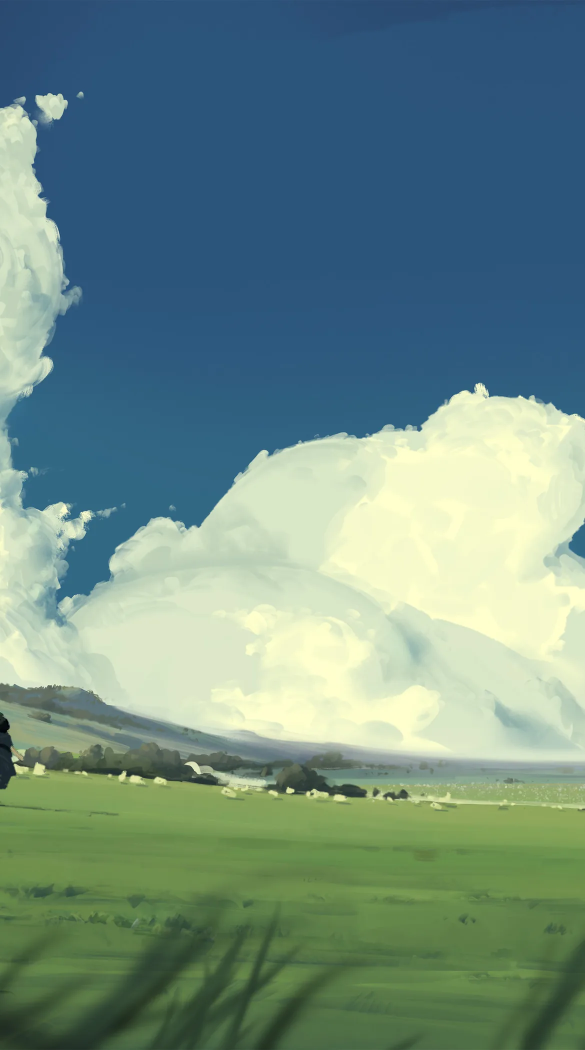
#> input picture docs/assets/images/home/backdrop-narrow.webp, 1170 x 2100 px (shown at 1/2 size); its folder holds only this picture in this run
$ python backdrop.py ../docs/assets/images/home/backdrop-narrow.webp
#> lines starting #> are read from the running program, lines starting #| are printed output that depends on the picture
"""Turn one high-resolution image into the homepage backdrop set.

    uv run poe backdrop ~/Downloads/wallhaven-xxxxxx.jpg

Writes four files into docs/assets/images/home/:

    backdrop-wide.avif    2560x1440   landscape, for the desktop hero
    backdrop-wide.webp    2560x1440   fallback for anything without AVIF
    backdrop-narrow.avif  1170x2100   a real portrait crop, not a scaled copy
    backdrop-narrow.webp  1170x2100
    backdrop-source.<ext>             the untouched original, kept for re-cropping

The source is listed under exclude_docs in mkdocs.yml, so it lives in the repo
but is never copied into the built site.

The narrow pair is art direction: a phone in portrait shows roughly a third of
the width of a 16:9 frame, so scaling the wide image down would put the subject
off-screen. --focus picks which part of the frame survives that crop, and
--zoom creates pan slack in the wide crop when the source is already 16:9.

Then uncomment the backdrop block in mkdocs.yml.
"""

from __future__ import annotations

import argparse
import shutil
import sys
from pathlib import Path

from PIL import Image

OUT_DIR = Path(__file__).resolve().parent.parent / "docs" / "assets" / "images" / "home"

# Wide covers 2x on a 1280pt-wide layout; narrow covers 3x on a 390pt phone.
WIDE = (2560, 1440)
NARROW = (1170, 2100)

# Fixed by the social plugin. 1.905:1 is wider than 16:9, so it needs its own
# crop rather than letting the plugin cut wherever it likes.
SOCIAL = (1200, 630)

# Baked in: the plugin composites a flat image, so legibility has to be in the
# pixels. One flat wash — shading per text box reads as blobs. 0.62 is the
# measured floor for AA; 0.65 leaves headroom for a different image.
SOCIAL_SCRIM_COLOUR = (13, 14, 22)
SOCIAL_SCRIM = 0.65

# AVIF at this quality is visually lossless for a backdrop sitting behind a
# dimming wash. WebP needs a little more to avoid banding in gradients.
AVIF_QUALITY = 62
WEBP_QUALITY = 82


def crop_to(
    img: Image.Image, size: tuple[int, int], focus: float, zoom: float = 1.0
) -> Image.Image:
    """Cover-crop to `size`, keeping `focus` (0..1) of the trimmed axis in frame.

    `zoom` > 1 takes a tighter window than strictly necessary, which is what
    creates slack for `focus` to pan into. Without it a source that already
    matches the output aspect has nothing to trim, so `focus` does nothing —
    which is the case for any 16:9 wallpaper feeding the 16:9 wide crop.
    """
    target = size[0] / size[1]
    source = img.width / img.height

    if source > target:
        keep_w = round(img.height * target)
        keep_h = img.height
    else:
        keep_w = img.width
        keep_h = round(img.width / target)

    keep_w = min(img.width, round(keep_w / zoom))
    keep_h = min(img.height, round(keep_h / zoom))

    left = round((img.width - keep_w) * focus)
    top = round((img.height - keep_h) * focus)
    box = (left, top, left + keep_w, top + keep_h)

    return img.resize(size, Image.LANCZOS, box=box)


def main() -> int:
    ap = argparse.ArgumentParser(description=__doc__)
    ap.add_argument("source", type=Path, help="high-resolution source image")
    ap.add_argument(
        "--narrow-source",
        type=Path,
        help="separate image for the phone crop. Cutting a 1170x2100 sliver out "
        "of a landscape frame often decapitates the subject; a purpose-made "
        "portrait wallpaper avoids that. Defaults to the main source.",
    )
    ap.add_argument(
        "--zoom",
        type=float,
        default=1.0,
        help="crop the WIDE image tighter than necessary (1.0 = no zoom). Needed "
        "for --focus to do anything when the source already matches 16:9.",
    )
    ap.add_argument(
        "--focus",
        type=float,
        default=0.5,
        help="0 = keep the left/top of the frame, 1 = keep the right/bottom "
        "(default 0.5, centred). Only affects the axis being trimmed.",
    )
    args = ap.parse_args()

    if not 0.0 <= args.focus <= 1.0:
        print("--focus must be between 0 and 1", file=sys.stderr)
        return 1

    sources = {"wide": args.source, "narrow": args.narrow_source or args.source}
    images: dict[str, Image.Image] = {}

    for name, path in sources.items():
        if not path.is_file():
            print(f"no such file: {path}", file=sys.stderr)
            return 1
        if path not in {p for p in images}:
            images[name] = Image.open(path).convert("RGB")

    for name, img in images.items():
        print(f"source ({name:>6})  {sources[name].name}  {img.width}x{img.height}")
#> this loop made 2 passes
#> name on passes 1 to 2: 'wide', 'narrow'
#| source (  wide)  backdrop-narrow.webp  1170x2100
#| source (narrow)  backdrop-narrow.webp  1170x2100

    OUT_DIR.mkdir(parents=True, exist_ok=True)

    for name, size in (("wide", WIDE), ("narrow", NARROW)):
        img = images[name]
        # Wide only: the narrow crop already discards two thirds of a
        # landscape frame, and zooming would push it under 1170px.
        zoom = args.zoom if name == "wide" else 1.0
        frame = crop_to(img, size, args.focus, zoom)
        scale = min(img.width / size[0], img.height / size[1]) / zoom
        if scale < 1.0:
            print(
                f"warning: {name} crop is upscaled ({scale:.2f}x) and will look "
                f"soft — source needs to be at least {size[0]}x{size[1]}"
                + (", and >=2100px tall for the phone crop" if name == "narrow" else ""),
                file=sys.stderr,
            )
        for ext, kwargs in (
            ("avif", {"quality": AVIF_QUALITY}),
            ("webp", {"quality": WEBP_QUALITY, "method": 6}),
        ):
            path = OUT_DIR / f"backdrop-{name}.{ext}"
            frame.save(path, **kwargs)
            kb = path.stat().st_size / 1024
            print(f"  {path.relative_to(OUT_DIR.parents[3])}  {size[0]}x{size[1]}  {kb:.0f} KB")
#> this loop made 1 pass
#> pass 1, in main, `frame = crop_to(img, size, args.focus, zoom)`:
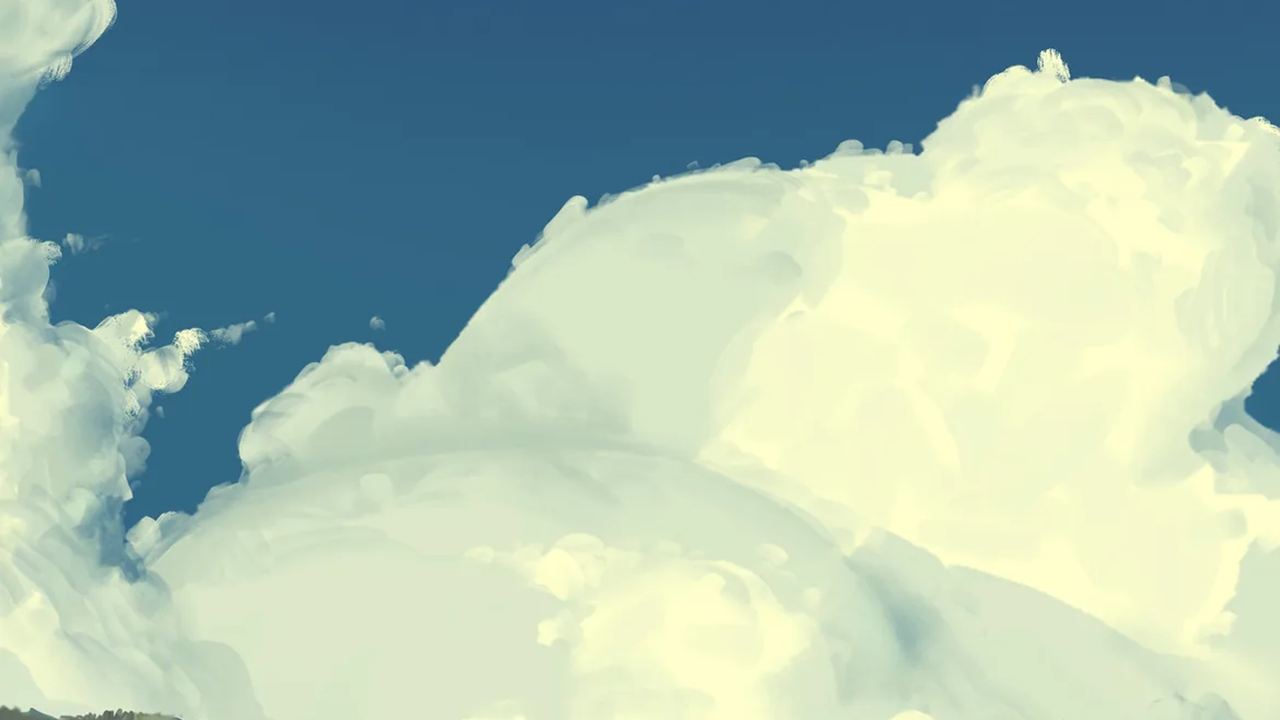
#> frame: PIL image 2560x1440 RGB (shown at 1/2 size); mean R, G, B 168.3, 191.5, 176.6
#> img is the input picture: PIL image 1170x2100 RGB; mean R, G, B 109.9, 139.7, 131.4

    card = crop_to(images["wide"], SOCIAL, args.focus, args.zoom)
    card = Image.blend(card, Image.new("RGB", SOCIAL, SOCIAL_SCRIM_COLOUR), SOCIAL_SCRIM)
    card_path = OUT_DIR / "backdrop-social.png"
    card.save(card_path)
    print(f"  {card_path.relative_to(OUT_DIR.parents[3])}  {SOCIAL[0]}x{SOCIAL[1]}  "
          f"{card_path.stat().st_size / 1024:.0f} KB  (scrim {SOCIAL_SCRIM:.0%}, flat)")

    # Kept so the crops can be redone later. exclude_docs keeps it out of the
    # built site.
    kept = []
    for suffix, path in (("", args.source), ("-narrow", args.narrow_source)):
        if path is None or (suffix and path == args.source):
            continue
        dst = OUT_DIR / f"backdrop-source{suffix}{path.suffix.lower()}"
        # Re-running from the kept source must be a no-op, not a self-copy.
        if path.resolve() != dst.resolve():
            shutil.copy2(path, dst)
        kept.append(dst)

    if kept:
        print("\nsource kept (in the repo, excluded from the build):")
        for dst in kept:
            mb = dst.stat().st_size / 1024 / 1024
            print(f"  {dst.relative_to(OUT_DIR.parents[3])}  {mb:.1f} MB")
        print(f"\nreproduce this crop with:"
              f"\n  uv run poe backdrop {kept[0].relative_to(OUT_DIR.parents[3])}"
              f" --zoom {args.zoom} --focus {args.focus}")

    print("\nNow set the backdrop block in mkdocs.yml if it isn't already.")
    return 0


if __name__ == "__main__":
#> (the run stopped early here; a loop or call above may not have finished)
